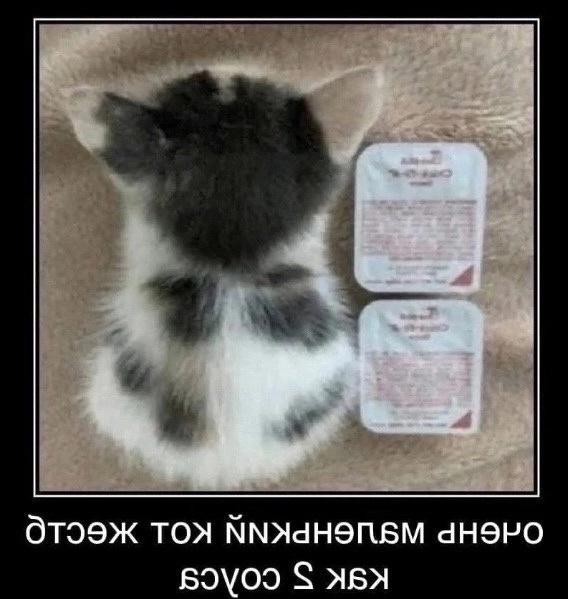
#> input picture lab 8/hehecat.jpg, 568 x 599 px
$ python base.py
#> lines starting #> are read from the running program, lines starting #| are printed output that depends on the picture
#> the answer given: hehecat.jpg
from PIL import Image, ImageOps

"""Написать функцию, которая принимает путь к изображению
 и создает отраженное изображение, сохраняя его по тому же пути."""


def image_mirroring(link):
#> called with link = 'hehecat.jpg'
    image = None
    try:
        image = Image.open(link)
#> image is the input picture: PIL image 568x599 RGB; mean R, G, B 98.5, 95.8, 91.9
        image.load()
    except FileNotFoundError:
        print("Файла нет, обманщик\n")
    img = ImageOps.mirror(image)
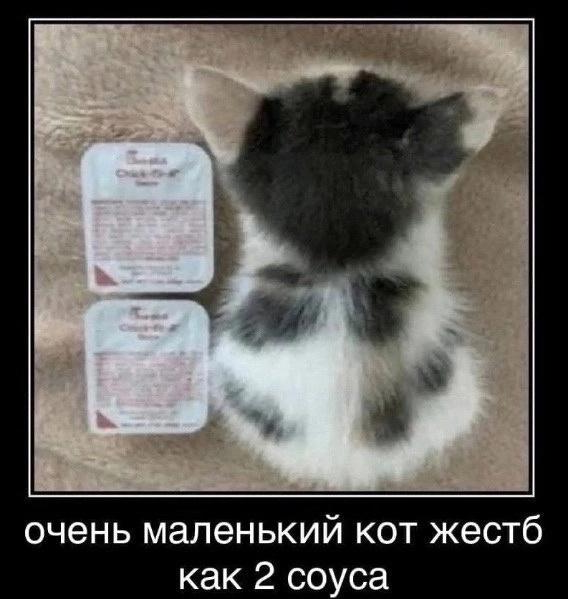
#> img: PIL image 568x599 RGB; mean R, G, B 98.5, 95.8, 91.9
    img.save(link)


image_mirroring(input("Введите путь файла с двумя слэшами\n"))
